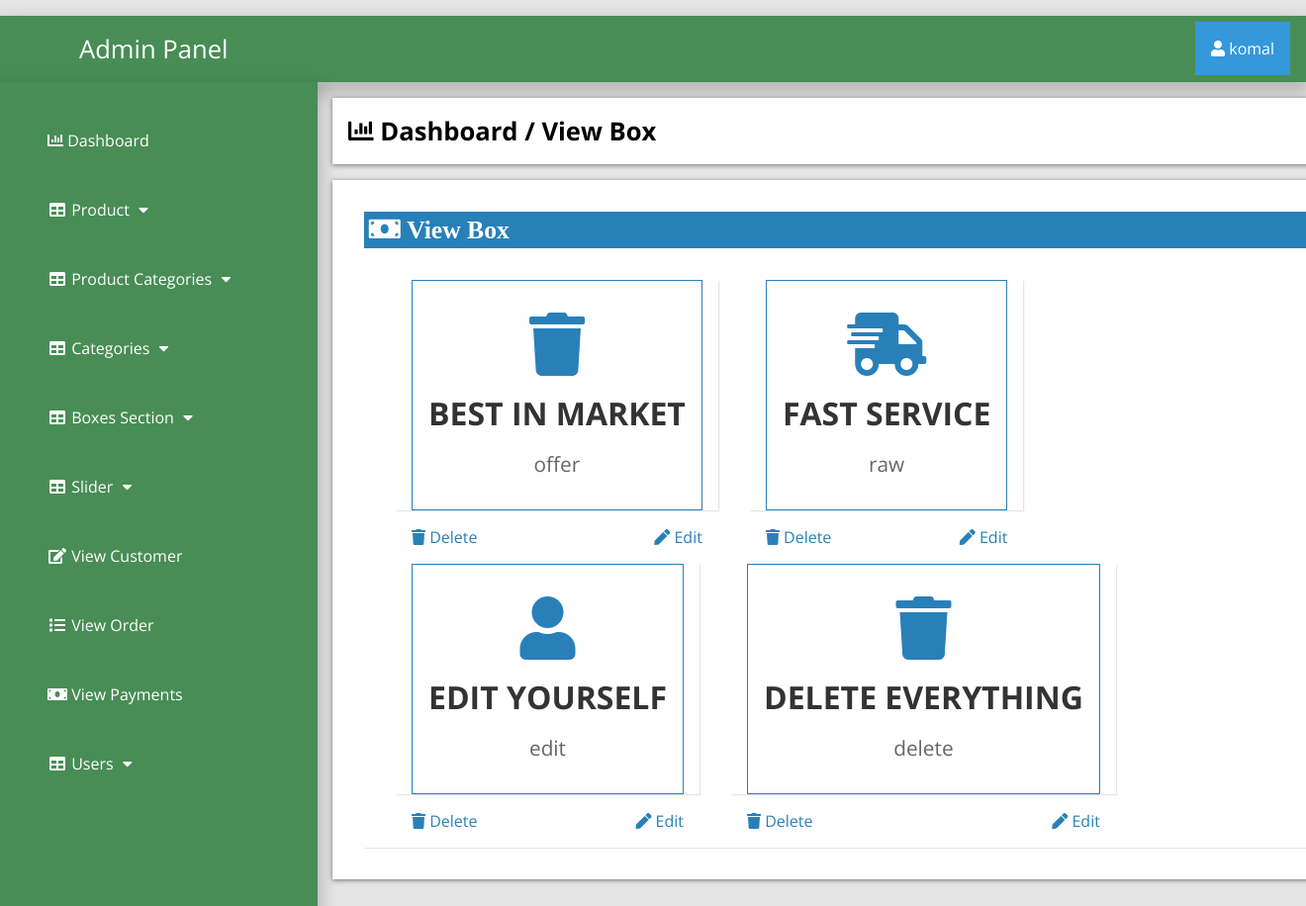
/admin_area/index.php?view_box (signed in), run on the app's committed database.
### tables this page shows
CREATE TABLE `boxes_section` (
  `box_id` int(100) NOT NULL,
  `box_icon` varchar(100) NOT NULL,
  `box_title` varchar(255) NOT NULL,
  `box_desc` varchar(255) NOT NULL
);

### admin_area/view_box.php (the view, shortened to what this page needs)
<?php
if (!isset($_SESSION['admin_email'])){
  echo "<script>window.open('login.php','_self')</script>";
  }else{
?>
<div class="row">
	<div class="col-lg-12">
		<div class="breadcrump">
			<li class="active">
				<i class="fa fa-bar-chart"></i>
				Dashboard / View Box
			</li>
		</div>
	</div>
</div>
<div class="row">
	<div class="col-lg-12">
		<div class="panel panel-default">
			<div class="panel-heading">
				<h3 class="panel-title">
					<i class="fa fa-money fa-fw"> View Box </i>
				</h3>
			</div>
<div class="panel-body">
	<?php
         $get_boxes="select * from boxes_section";
         $run=mysqli_query($con,$get_boxes);
         while ($row=mysqli_fetch_array($run)) {
         	$box_id=$row['box_id'];
         	$box_icon=$row['box_icon'];
         	$box_title=$row['box_title'];
         	$box_desc=$row['box_desc'];
	  ?>
	  <div class="col-lg-4 col-md-4">
	  	<div class="panel panel-primary">
	  	  <div class="icons">
        <i class="<?php echo $box_icon; ?>"></i>
	  			<h3 class="panel-title" align="left">
	  				<?php echo $box_title; ?>
	  			</h3>
	  			<p><?php echo $box_desc ?></p>
	  		</div>
	  		<div class="panel-footer">
	  			<a href="index.php?delete_box=<?php echo $box_id; ?>" class="pull-left">
	  				<i class="fa fa-trash"></i> Delete
	  			</a>
	  			<a href="index.php?edit_box=<?php echo $box_id; ?>" class="pull-right">
	  				<i class="fa fa-pen"></i> Edit
	  			</a>
	  		</div>
	  	</div>
	  </div>
 <?php } ?>
	</div>
	</div>
</div>
<?php } ?>

### admin_area/includes/sidebar.php (shortened to what this page needs)
<?php
if (!isset($_SESSION['admin_email'])){
  echo "<script>window.open('login.php','_self')</script>";
  }else{
?>
<nav class="navbar navbar-inverse navbar-fixed-top" >
	<div class="navbar-header">
		<a href="index.php?dashboard" class="navbar-brand"><span>Admin Panel</span></a>
	</div>
		<div class="dropdown">
		 <button onclick="myFunction()" class="dropbtn"><i class="fa fa-user"></i> <?php echo $admin_name; ?></a></button>
		</div>
	<div class="collapse navbar-collapse navbar-ex1-collapse">
	<ul class="nav navbar-nav side-nav">
  <li>
    <a href="index.php?dashboard"><i class="fa fa-bar-chart"></i> Dashboard</a>
  </li>
  <li class="button-dropdown" id="#products">
    <a href="#" class="dropdown-toggle" data-toggle="collapse" data-target="#products"><i class="fa fa-fw fa-table"></i> Product <i class="fa fa-fw fa-caret-down"></i></a>
  </li>
  <li class="button-dropdown" id="#products_cat">
    <a href="#" class="dropdown-toggle" data-toggle="collapse" data-target="#products_cat"><i class="fa fa-fw fa-table"></i> Product Categories <i class="fa fa-fw fa-caret-down"></i></a>
  </li>
  <li class="button-dropdown" id="#category">
    <a href="#" class="dropdown-toggle" data-toggle="collapse" data-target="#category"><i class="fa fa-fw fa-table"></i> Categories <i class="fa fa-fw fa-caret-down"></i></a>
  </li>
<li class="button-dropdown" >
  <a href="#" class="dropdown-toggle" data-toggle="collapse" data-target="#boxes">
    <i class="fa fa-fw fa-table"></i> Boxes Section <i class="fa fa-fw fa-caret-down"></i>
  </a>
</li>
  <li class="button-dropdown">
    <a href="#" class="dropdown-toggle" data-toggle="collapse" data-target="#slider"><i class="fa fa-fw fa-table"></i>  Slider <i class="fa fa-fw fa-caret-down"></i></a>
  </li>
  <li>
  	<a href="index.php?view_customer">
  		<i class="fa fa-fw fa-edit"></i> View Customer
  	</a>
  </li>
  <li>
  	<a href="index.php?view_order">
  		<i class="fa fa-fw fa-list"></i> View Order
  	</a>
  </li>
  <li>
  	<a href="index.php?view_payments">
  		<i class="fa fa-fw fa-money"></i> View Payments
  	</a>
  </li>
  <li class="button-dropdown">
    <a href="#" class="dropdown-toggle" data-toggle="collapse" data-target="#users"><i class="fa fa-fw fa-table"></i>  Users <i class="fa fa-fw fa-caret-down"></i></a>
  </li>
</ul>
</div>
</nav>
<?php } ?>

### admin_area/css/style.css (style rules this page uses)
:root { --blue: #2980b9; }
body { margin-top: ; }
* { font-family: "Open Sans", sans-serif; margin: 0; padding: 0; box-sizing: border-box; text-decoration: none; transition: all 0.2s cubic-bezier(0.37, 1.14, 0.26, 1.24); }
html { background-color: rgba(0, 0, 0, 0.1); }
.navbar-fixed-top { background: #488d55; padding: 1rem; margin-top: 1rem; box-shadow: 0px 8px 16px 4px rgba(0, 0, 0, 0.2); margin-left: ; margin-right: ; }
.navbar-fixed-top a span { margin-left: 4rem; }
.navbar-fixed-top .navbar-brand { font-size: 1.6rem; color: #ffffff; }
.dropbtn { background-color: #3498db; color: white; padding: 16px; font-size: 16px; border: none; cursor: pointer; }
.dropdown { position: relative; display: inline-block; float: right; margin-top: -2.8rem; }
.nav { position: absolute; top: 51px; margin-top: 32px; width: auto; height: 110%; border-radius: 0; display: block; background-color: #488d55; bottom: 0; overflow: hidden; padding-bottom: 40px; box-shadow: 0px 8px 16px 4px rgba(0, 0, 0, 0.2); margin-left: -1rem; }
.nav > li > a { width: 225px; display: block; color: #ffffff; margin: 3rem; }
.row { width: 81.2%; background-color: #ffffff; margin: auto; margin-left: 21rem; margin-top: 1rem; padding: 1rem; display: ; }
.panel { text-align: left; box-shadow: 1px 1px 1px 0px rgba(0.1, 0.1, 0.1, 0.1); margin: 1rem; background-color: #ffffff; padding: rem; }
.panel-footer { box-shadow: 1px 1px 1px 0px rgba(0.1, 0.1, 0.1, 0.1); font-size: 1rem; margin: 1rem; }
.panel-primary a { color: #2980b9; }
.panel-heading .panel-title { background-color: #2980b9; color: #ffffff; padding: 0.3rem; }
.breadcrump .active { font-weight: bold; font-size: 1.6rem; }
.row { list-style: none; box-shadow: 0 1px 5px rgba(0, 0, 0, 0.5); }
.row .fa-money { font-size: 1.6rem; width: 50%; text-align: left; }
.panel-body { display: flex; align-items: center; justify-content: left; padding: 1rem; flex-wrap: wrap; }
.icons { flex: 1 1 25rem; padding: 1rem; margin: 1rem; text-align: center; border: 0.1rem solid var(--blue); }
.icons i { color: var(--blue); font-size: 4rem; padding: 1rem 0; }
.icons h3 { color: #333; font-size: 2rem; }
.icons p { color: #666; font-size: 1.3rem; padding: 1rem 0; }

### data on the page
boxes_section: box_title "BEST IN MARKET", box_desc "offer"
boxes_section: box_title "FAST SERVICE", box_desc "raw"
boxes_section: box_title "EDIT YOURSELF", box_desc "edit"
boxes_section: box_title "DELETE EVERYTHING", box_desc "delete"

### other printed values
$admin_name "komal"
